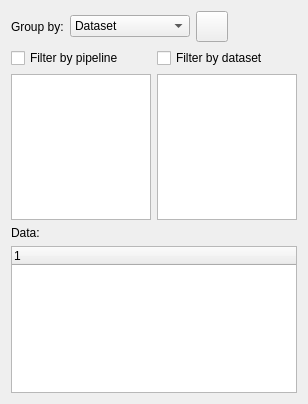
<?xml version="1.0" encoding="UTF-8"?>
<ui version="4.0">
 <class>treeView</class>
 <widget class="QWidget" name="treeView">
  <property name="geometry">
   <rect>
    <x>0</x>
    <y>0</y>
    <width>308</width>
    <height>404</height>
   </rect>
  </property>
  <property name="windowTitle">
   <string>Tree View</string>
  </property>
  <layout class="QGridLayout" name="gridLayout">
   <item row="0" column="0">
    <layout class="QVBoxLayout" name="verticalLayout_4">
     <item>
      <widget class="QWidget" name="widget" native="true">
       <layout class="QHBoxLayout" name="horizontalLayout">
        <property name="leftMargin">
         <number>0</number>
        </property>
        <property name="topMargin">
         <number>0</number>
        </property>
        <property name="rightMargin">
         <number>0</number>
        </property>
        <property name="bottomMargin">
         <number>0</number>
        </property>
        <item>
         <widget class="QLabel" name="label_2">
          <property name="text">
           <string>Group by:</string>
          </property>
         </widget>
        </item>
        <item>
         <widget class="QComboBox" name="cbGrouping">
          <property name="minimumSize">
           <size>
            <width>120</width>
            <height>0</height>
           </size>
          </property>
          <item>
           <property name="text">
            <string>Dataset</string>
           </property>
          </item>
          <item>
           <property name="text">
            <string>Segmentation pipeline</string>
           </property>
          </item>
         </widget>
        </item>
        <item>
         <widget class="QToolButton" name="tbFiltering">
          <property name="text">
           <string/>
          </property>
          <property name="icon">
           <iconset resource="PorosityAnalyser.qrc">
            <normaloff>:/images/filter.png</normaloff>:/images/filter.png</iconset>
          </property>
          <property name="iconSize">
           <size>
            <width>24</width>
            <height>24</height>
           </size>
          </property>
          <property name="checkable">
           <bool>true</bool>
          </property>
         </widget>
        </item>
        <item>
         <spacer name="horizontalSpacer">
          <property name="orientation">
           <enum>Qt::Horizontal</enum>
          </property>
          <property name="sizeHint" stdset="0">
           <size>
            <width>249</width>
            <height>20</height>
           </size>
          </property>
         </spacer>
        </item>
       </layout>
      </widget>
     </item>
     <item>
      <widget class="QWidget" name="filterWidget" native="true">
       <layout class="QHBoxLayout" name="horizontalLayout_2">
        <property name="leftMargin">
         <number>0</number>
        </property>
        <property name="topMargin">
         <number>0</number>
        </property>
        <property name="rightMargin">
         <number>0</number>
        </property>
        <property name="bottomMargin">
         <number>0</number>
        </property>
        <item>
         <layout class="QVBoxLayout" name="verticalLayout_2">
          <item>
           <widget class="QCheckBox" name="cbFiltPipeline">
            <property name="sizePolicy">
             <sizepolicy hsizetype="Fixed" vsizetype="Fixed">
              <horstretch>0</horstretch>
              <verstretch>0</verstretch>
             </sizepolicy>
            </property>
            <property name="text">
             <string>Filter by pipeline</string>
            </property>
           </widget>
          </item>
          <item>
           <widget class="QListWidget" name="lwFiltPipeline">
            <property name="sizePolicy">
             <sizepolicy hsizetype="Expanding" vsizetype="Preferred">
              <horstretch>0</horstretch>
              <verstretch>0</verstretch>
             </sizepolicy>
            </property>
            <property name="selectionMode">
             <enum>QAbstractItemView::ExtendedSelection</enum>
            </property>
            <property name="selectionBehavior">
             <enum>QAbstractItemView::SelectRows</enum>
            </property>
           </widget>
          </item>
         </layout>
        </item>
        <item>
         <layout class="QVBoxLayout" name="verticalLayout">
          <item>
           <widget class="QCheckBox" name="cbFiltDataset">
            <property name="sizePolicy">
             <sizepolicy hsizetype="Fixed" vsizetype="Fixed">
              <horstretch>0</horstretch>
              <verstretch>0</verstretch>
             </sizepolicy>
            </property>
            <property name="text">
             <string>Filter by dataset</string>
            </property>
           </widget>
          </item>
          <item>
           <widget class="QListWidget" name="lwFiltDataset">
            <property name="sizePolicy">
             <sizepolicy hsizetype="Expanding" vsizetype="Preferred">
              <horstretch>0</horstretch>
              <verstretch>0</verstretch>
             </sizepolicy>
            </property>
            <property name="selectionMode">
             <enum>QAbstractItemView::ExtendedSelection</enum>
            </property>
            <property name="selectionBehavior">
             <enum>QAbstractItemView::SelectRows</enum>
            </property>
           </widget>
          </item>
         </layout>
        </item>
       </layout>
      </widget>
     </item>
     <item>
      <layout class="QVBoxLayout" name="verticalLayout_3">
       <item>
        <widget class="QLabel" name="label">
         <property name="text">
          <string>Data:</string>
         </property>
        </widget>
       </item>
       <item>
        <widget class="QTreeWidget" name="treeWidget">
         <column>
          <property name="text">
           <string notr="true">1</string>
          </property>
         </column>
        </widget>
       </item>
      </layout>
     </item>
    </layout>
   </item>
  </layout>
 </widget>
 <resources>
  <include location="PorosityAnalyser.qrc"/>
 </resources>
 <connections/>
</ui>
